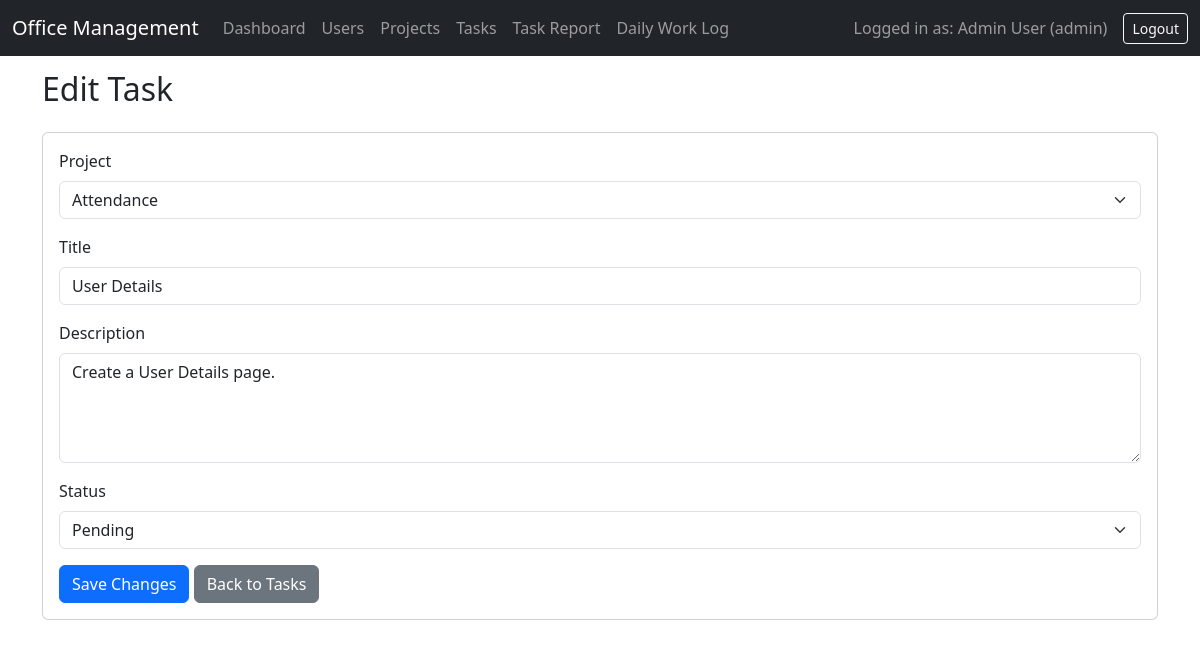
Page /task_edit.php?id=41 (signed in) on the committed database.
### tables this page shows
CREATE TABLE `tasks` (
  `id` int(11) NOT NULL,
  `project_id` int(11) NOT NULL,
  `title` varchar(255) NOT NULL,
  `description` text DEFAULT NULL,
  `created_by` int(11) NOT NULL,
  `status` enum('pending','in_progress','completed') NOT NULL DEFAULT 'pending',
  `start_date` date DEFAULT NULL,
  `due_date` date DEFAULT NULL,
  `created_at` datetime NOT NULL DEFAULT current_timestamp()
);

CREATE TABLE `projects` (
  `id` int(11) NOT NULL,
  `name` varchar(255) NOT NULL,
  `description` text DEFAULT NULL,
  `created_by` int(11) NOT NULL,
  `created_at` datetime NOT NULL DEFAULT current_timestamp()
);

### task_edit.php (the view, shortened to what this page needs)
<?php
require_once 'config.php';
$id = isset($_GET['id']) ? (int)$_GET['id'] : 0;
$stmt = $mysqli->prepare("SELECT * FROM tasks WHERE id = ?");
$stmt->bind_param('i', $id);
$stmt->execute();
$res = $stmt->get_result();
$task = $res->fetch_assoc();
$projects = [];
$resProj = $mysqli->query("SELECT id, name FROM projects ORDER BY name");
if ($resProj) {
    while ($row = $resProj->fetch_assoc()) {
        $projects[] = $row;
    }
}
include 'header.php';
?>
<h2 class="mb-4">Edit Task</h2>
<div class="card">
  <div class="card-body">
    <form method="post">
      <div class="mb-3">
        <label class="form-label">Project</label>
        <select name="project_id" class="form-select" required>
          <?php foreach ($projects as $p): ?>
            <option value="<?php echo $p['id']; ?>" <?php if ((int)$task['project_id'] === (int)$p['id']) echo 'selected'; ?>>
              <?php echo htmlspecialchars($p['name']); ?>
            </option>
          <?php endforeach; ?>
        </select>
      </div>
      <div class="mb-3">
        <label class="form-label">Title</label>
        <input type="text" name="title" class="form-control" value="<?php echo htmlspecialchars($task['title']); ?>" required>
      </div>
      <div class="mb-3">
        <label class="form-label">Description</label>
        <textarea name="description" class="form-control" rows="4"><?php echo htmlspecialchars($task['description']); ?></textarea>
      </div>
      <div class="mb-3">
        <label class="form-label">Status</label>
        <select name="status" class="form-select">
          <option value="pending" <?php if ($task['status'] === 'pending') echo 'selected'; ?>>Pending</option>
        </select>
      </div>
      <button type="submit" class="btn btn-primary">Save Changes</button>
      <a href="tasks.php" class="btn btn-secondary">Back to Tasks</a>
    </form>
  </div>
</div>
<?php include 'footer.php'; ?>

### rows in the picture
tasks: project_id "Attendance", title "User Details", description "Create a User Details page.", status "Pending"

### other values in the picture
$_SESSION['full_name'] "Admin User"
$_SESSION['role'] "admin"
